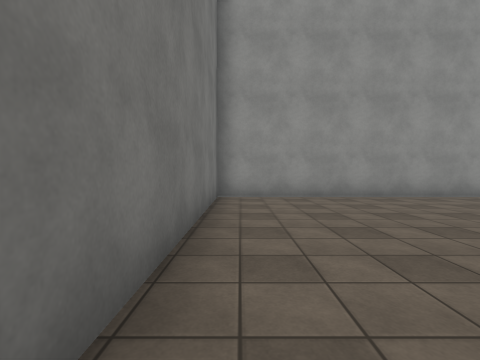
view 1 (above)

24 first-person views from a walk through a Unity game level. The camera is 1.3 m above the floor, tilts 2° down and sees 85° across. The floor is counted in squares, 2 m on a side. Each view is taken from the middle of a square. On the plan, view 1 faces up. The plan holds only what a view shows up to about 9 squares ahead; the rest is blank. The place goes on beyond the plan. The player character is not drawn. Surface patterns are stand-ins for the level's own textures.

view 2
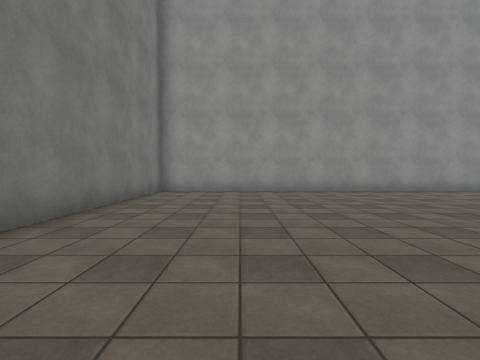

view 3
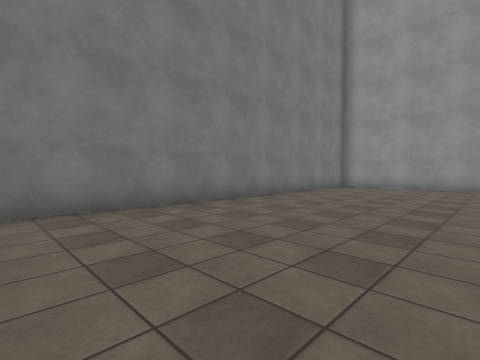

view 4
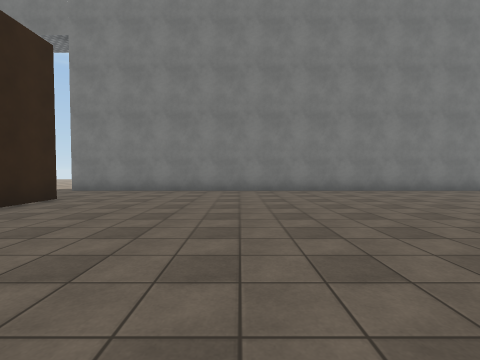

view 5
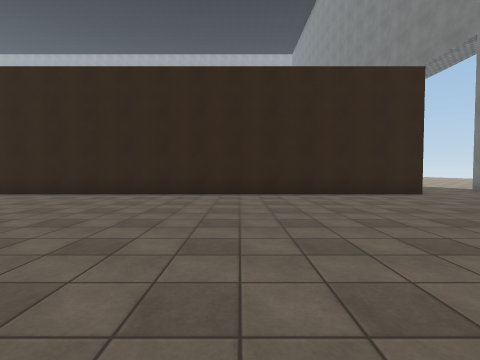

view 6
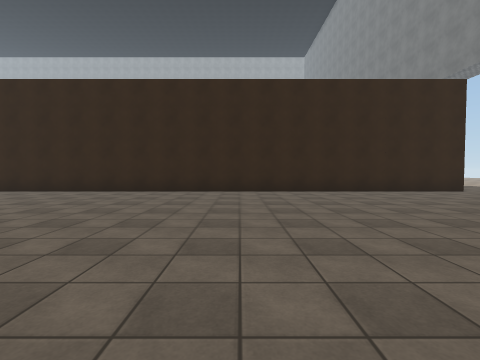

view 7
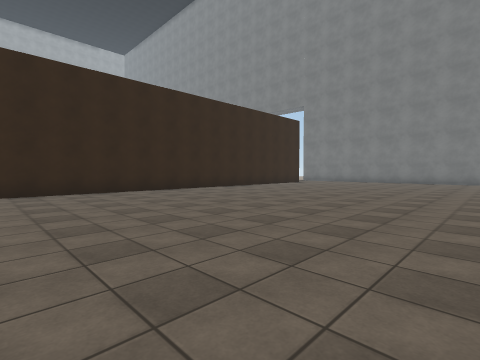

view 8
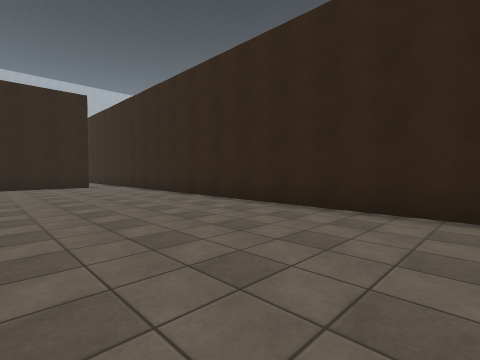

view 9
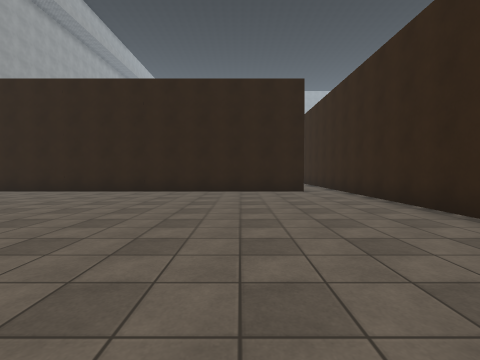

view 10
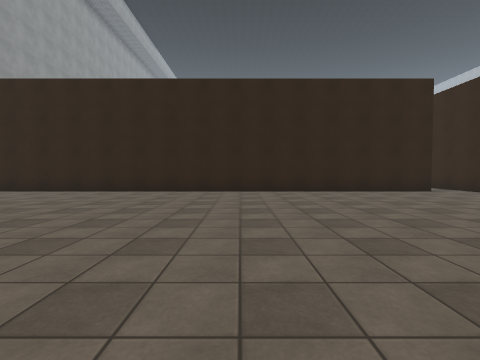

view 11
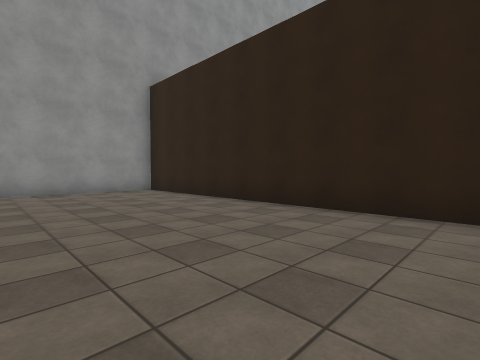

view 12
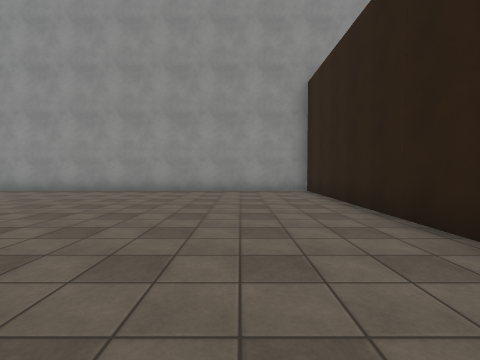

view 13
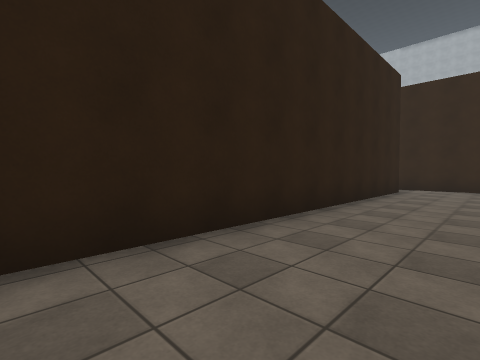

view 14
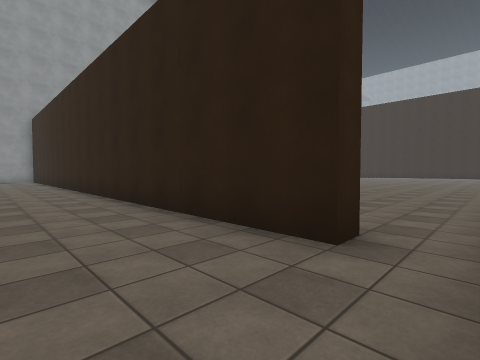

view 15
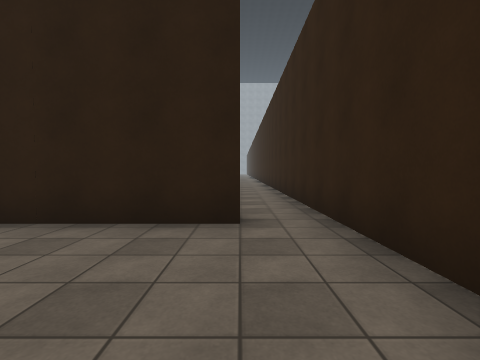

view 16
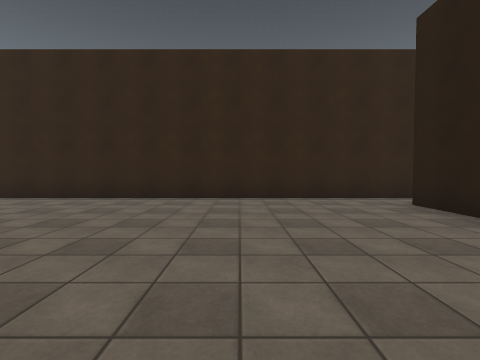

view 17
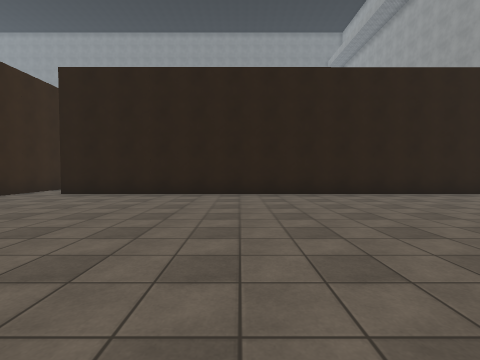

view 18
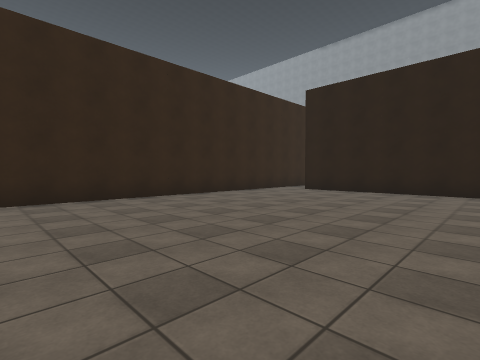

view 19
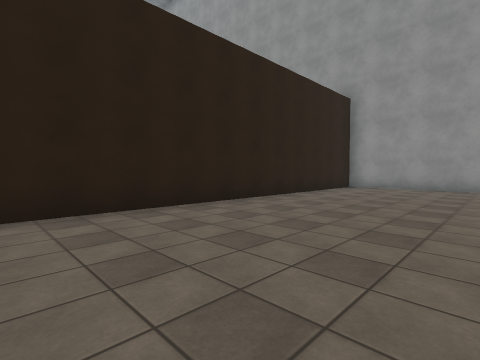

view 20
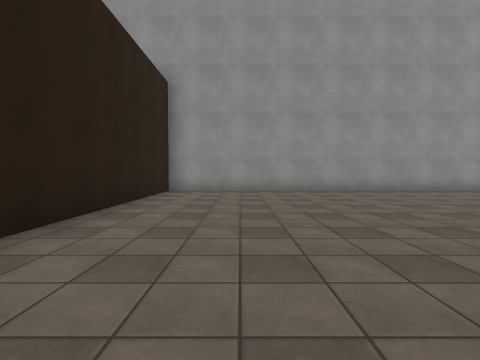

view 21
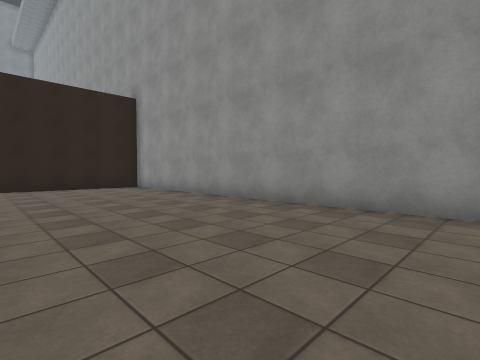

view 22
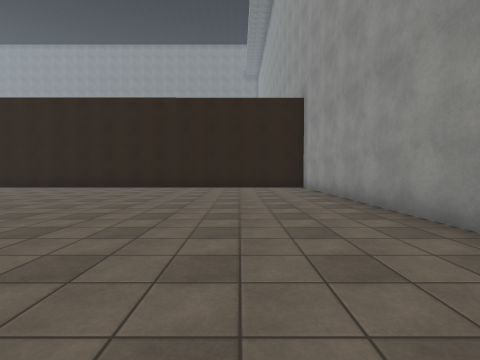

view 23
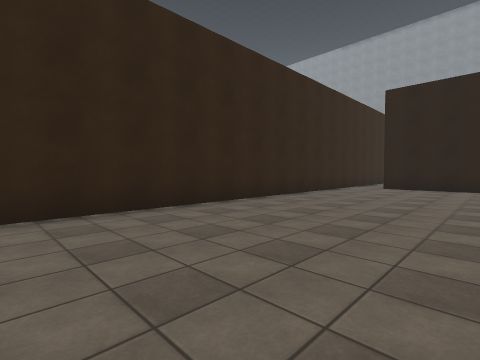

view 24
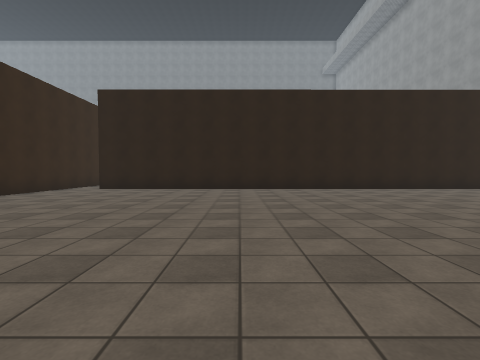

### Floor plan
Points are (right, up) in squares from view 1. A wall is a line through its corners. A room is listed if a view was taken in it or the views show most of it. See-through windows are left out.
Room 1 (views 1, 2, 3, 4, 5, 6, 7, 8, 9, 10, 11, 12, 13, 14, 15)
walls: (9.9, 6.5) (-0.6, 6.5) (-0.6, -12.5); (1.9, -12.2) (24.4, -12.2); (24.7, -11) (24.2, -11) (24.2, 6.5) (14.1, 6.5)
ways out: opening at (25, -11.5) to room 2; opening at (0.5, -13)
Room 2 (views 16, 17, 18, 19, 20, 21, 22, 23, 24)
walls: (34.9, 6.5) (24.7, 6.5) (24.7, -11); (24.4, -12.2) (34.9, -12.2)
ways out: opening at (25, -11.5) to room 1

Where each view was taken, in squares from view 1:
view 1: 0 up, 0 right, facing up
view 2: 2 down, 2 right, facing up
view 3: 4 down, 4 right, facing up-left
view 4: 8 down, 8 right, facing left
view 5: 5 down, 7 right, facing down
view 6: 4 down, 9 right, facing down
view 7: 4 down, 15 right, facing down-left
view 8: 8 down, 13 right, facing down-right
view 9: 9 down, 16 right, facing right
view 10: 5 down, 16 right, facing right
view 11: 2 down, 20 right, facing up-right
view 12: 2 down, 22 right, facing up
view 13: 2 down, 22 right, facing down-right
view 14: 12 down, 22 right, facing up-right
view 15: 11 down, 21 right, facing right
view 16: 6 down, 28 right, facing down
view 17: 6 down, 32 right, facing left
view 18: 6 down, 33 right, facing down-left
view 19: 4 down, 29 right, facing up-left
view 20: 2 down, 27 right, facing up
view 21: 2 up, 35 right, facing up-left
view 22: 4 up, 35 right, facing left
view 23: 8 down, 35 right, facing down-left
view 24: 6 down, 34 right, facing left
